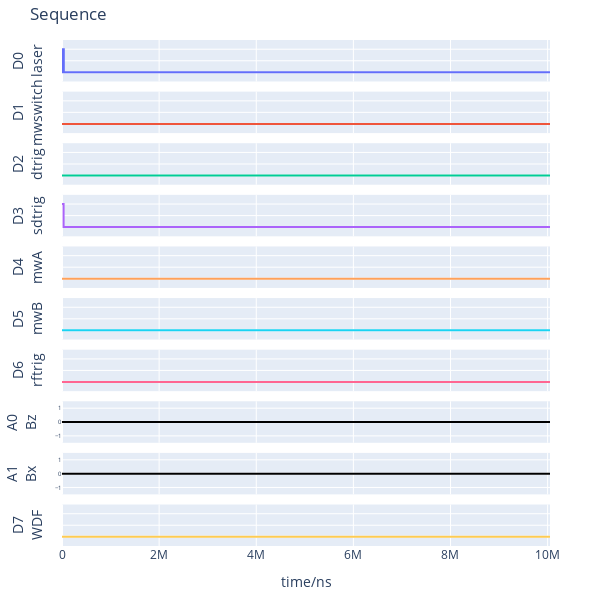

The notebook cell this image was saved under:
### Code cell
num_samples_in_segment = 512*32 
time_off=8*1024*SIDIG_timebase
wait=1e7
time_on = num_samples_in_segment * SIDIG_timebase
seq_dig=[(time_on, HIGH), (time_off, LOW),(wait,LOW)]
seq_laser=[((time_on+time_off)/4, HIGH), ((time_on+time_off)/4, LOW)]*2
seq_laserB=seq_laser+[(wait,LOW)]
hm.pg.setDigital('sdtrig',seq_dig)
hm.pg.setDigital('laser',seq_laser)
hm.pg.setTrigger(start=TriggerStart.SOFTWARE, rearm=TriggerRearm.MANUAL)
hm.pg.plotSeq(plot_all=False)

### Figure 1 — Plotly figure (JSON) as saved in the notebook; plotly's stock layout.template omitted (floating-point values rounded to 4 significant figures)
{"data": [{"line": {"shape": "hv"}, "mode": "lines", "name": "D0", "type": "scatter", "x": [0, 12288, 24576, 36864, 49152, 10049152], "xaxis": "x", "y": [1, 0, 1, 0, 0, 0], "yaxis": "y"}, {"line": {"shape": "hv"}, "mode": "lines", "name": "D1", "type": "scatter", "x": [0, 10049152], "xaxis": "x2", "y": [0, 0], "yaxis": "y2"}, {"line": {"shape": "hv"}, "mode": "lines", "name": "D2", "type": "scatter", "x": [0, 10049152], "xaxis": "x3", "y": [0, 0], "yaxis": "y3"}, {"line": {"shape": "hv"}, "mode": "lines", "name": "D3", "type": "scatter", "x": [0, 32768, 49152, 10049152], "xaxis": "x4", "y": [1, 0, 0, 0], "yaxis": "y4"}, {"line": {"shape": "hv"}, "mode": "lines", "name": "D4", "type": "scatter", "x": [0, 10049152], "xaxis": "x5", "y": [0, 0], "yaxis": "y5"}, {"line": {"shape": "hv"}, "mode": "lines", "name": "D5", "type": "scatter", "x": [0, 10049152], "xaxis": "x6", "y": [0, 0], "yaxis": "y6"}, {"line": {"shape": "hv"}, "mode": "lines", "name": "D6", "type": "scatter", "x": [0, 10049152], "xaxis": "x7", "y": [0, 0], "yaxis": "y7"}, {"line": {"color": "black", "shape": "hv"}, "mode": "lines", "name": "A0", "type": "scatter", "x": [0, 10049152], "xaxis": "x8", "y": [0.0, 0.0], "yaxis": "y8"}, {"line": {"color": "black", "shape": "hv"}, "mode": "lines", "name": "A1", "type": "scatter", "x": [0, 10049152], "xaxis": "x9", "y": [0.0, 0.0], "yaxis": "y9"}, {"line": {"shape": "hv"}, "mode": "lines", "name": "D7", "type": "scatter", "x": [0, 10049152], "xaxis": "x10", "y": [0, 0], "yaxis": "y10"}], "layout": {"height": 600, "margin": {"b": 40, "l": 50, "r": 50, "t": 40}, "showlegend": false, "title": {"text": "Sequence"}, "width": 600, "xaxis": {"anchor": "y", "domain": [0, 1], "matches": "x10", "showticklabels": false}, "xaxis10": {"anchor": "y10", "domain": [0, 1], "title": {"text": "time/ns"}}, "xaxis2": {"anchor": "y2", "domain": [0, 1], "matches": "x10", "showticklabels": false}, "xaxis3": {"anchor": "y3", "domain": [0, 1], "matches": "x10", "showticklabels": false}, "xaxis4": {"anchor": "y4", "domain": [0, 1], "matches": "x10", "showticklabels": false}, "xaxis5": {"anchor": "y5", "domain": [0, 1], "matches": "x10", "showticklabels": false}, "xaxis6": {"anchor": "y6", "domain": [0, 1], "matches": "x10", "showticklabels": false}, "xaxis7": {"anchor": "y7", "domain": [0, 1], "matches": "x10", "showticklabels": false}, "xaxis8": {"anchor": "y8", "domain": [0, 1], "matches": "x10", "showticklabels": false}, "xaxis9": {"anchor": "y9", "domain": [0, 1], "matches": "x10", "showticklabels": false}, "yaxis": {"anchor": "x", "domain": [0.918, 1.0], "range": [-0.4, 1.4], "showticklabels": false, "title": {"text": "D0<br>laser"}}, "yaxis10": {"anchor": "x10", "domain": [0, 0.082], "range": [-0.4, 1.4], "showticklabels": false, "title": {"text": "D7<br>WDF"}}, "yaxis2": {"anchor": "x2", "domain": [0.816, 0.898], "range": [-0.4, 1.4], "showticklabels": false, "title": {"text": "D1<br>mwswitch"}}, "yaxis3": {"anchor": "x3", "domain": [0.714, 0.796], "range": [-0.4, 1.4], "showticklabels": false, "title": {"text": "D2<br>dtrig"}}, "yaxis4": {"anchor": "x4", "domain": [0.612, 0.694], "range": [-0.4, 1.4], "showticklabels": false, "title": {"text": "D3<br>sdtrig"}}, "yaxis5": {"anchor": "x5", "domain": [0.51, 0.592], "range": [-0.4, 1.4], "showticklabels": false, "title": {"text": "D4<br>mwA"}}, "yaxis6": {"anchor": "x6", "domain": [0.408, 0.49], "range": [-0.4, 1.4], "showticklabels": false, "title": {"text": "D5<br>mwB"}}, "yaxis7": {"anchor": "x7", "domain": [0.306, 0.388], "range": [-0.4, 1.4], "showticklabels": false, "title": {"text": "D6<br>rftrig"}}, "yaxis8": {"anchor": "x8", "domain": [0.204, 0.286], "range": [-1.5, 1.5], "tickfont": {"size": 6}, "title": {"text": "A0<br>Bz"}}, "yaxis9": {"anchor": "x9", "domain": [0.102, 0.184], "range": [-1.5, 1.5], "tickfont": {"size": 6}, "title": {"text": "A1<br>Bx"}}}}
